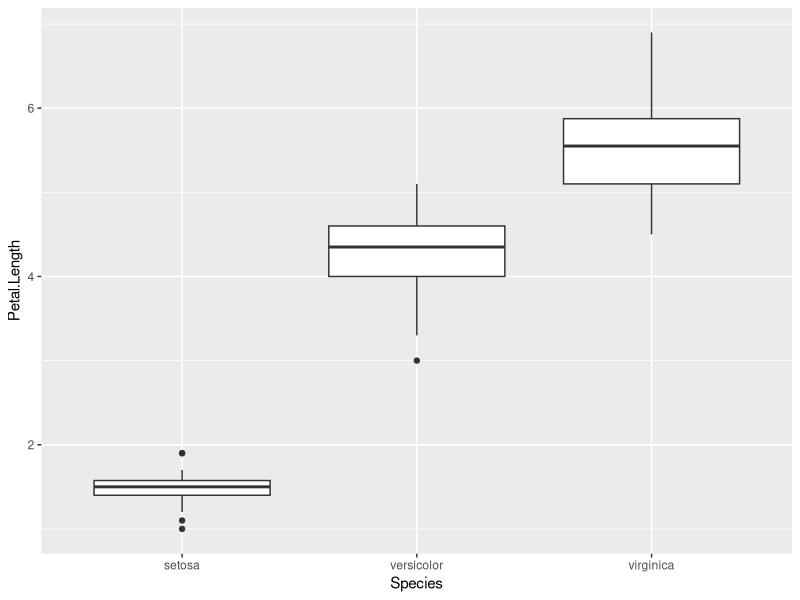
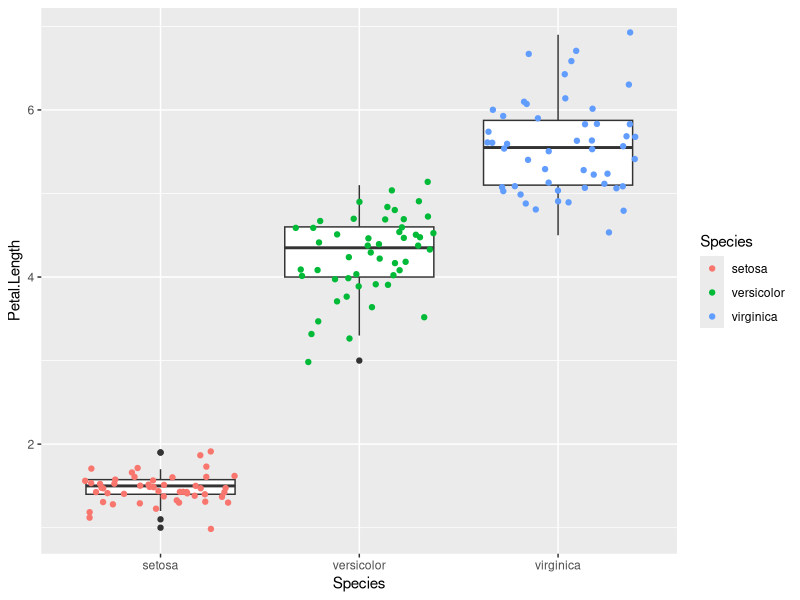

The R script that drew these images, in order:
## ---- chunk 1
knitr::opts_chunk$set(echo = FALSE, warning = FALSE, message = FALSE)
suppressMessages(suppressWarnings(library(tidyverse, quietly = TRUE)))
## ---- chunk 2
data("iris")
Table <- group_by(iris, Species) %>% summarize(Promedio = mean(Petal.Length), N = n())
## ---- chunk 3
knitr::kable(Table, caption = "Resumen con la media y número de muestras del largo de pétalo de las flores de tres especies del género Iris")
## ---- chunk 4
data("iris")
ggplot(iris, aes(x = Species, y = Petal.Length)) + geom_boxplot()
## ---- chunk 5
data("iris")
ggplot(iris, aes(x = Species, y = Petal.Length)) + geom_boxplot() + geom_jitter(aes(color = Species))
## ---- chunk 6
Primer.Anova <- aov(Petal.Length ~ Species, data = iris)
## ---- chunk 7
summary(Primer.Anova)
